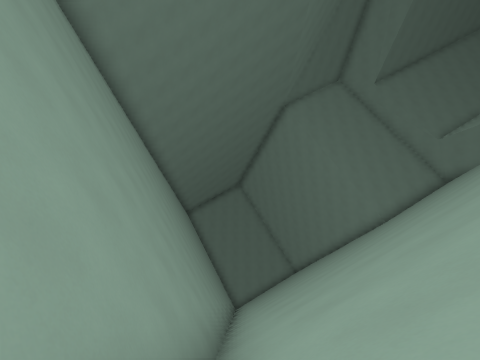
[1] (above)

22 first-person views from a walk through a Godot game level. The camera is 1.2 m above the floor, tilts 4° down and sees 90° across. The floor is counted in squares, 2 m on a side. Each view is taken from the middle of a square. On the plan, view 1 faces up. The plan holds only what a view shows up to about 9 squares ahead; the rest is blank. The place goes on beyond the plan.

[2]
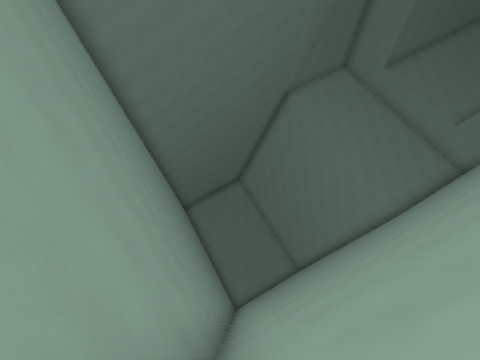

[3]
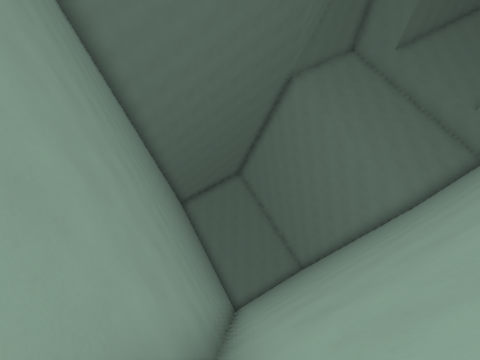

[4]
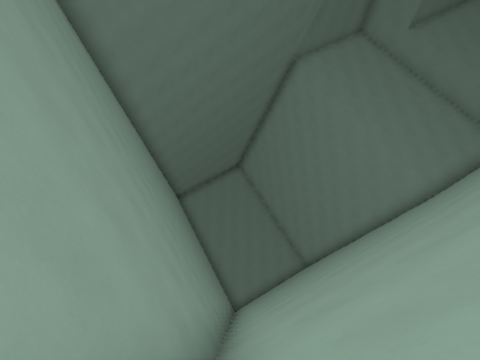

[5]
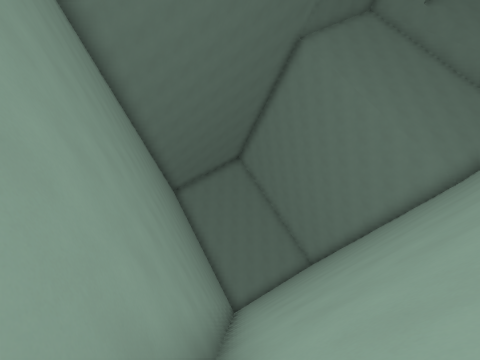

[6]
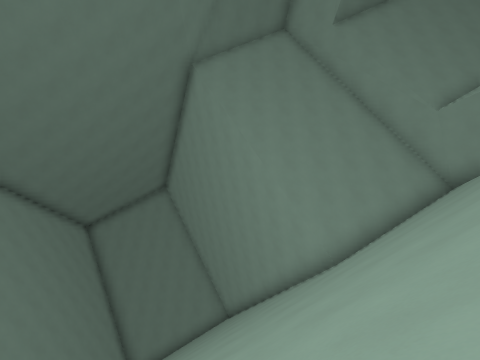

[7]
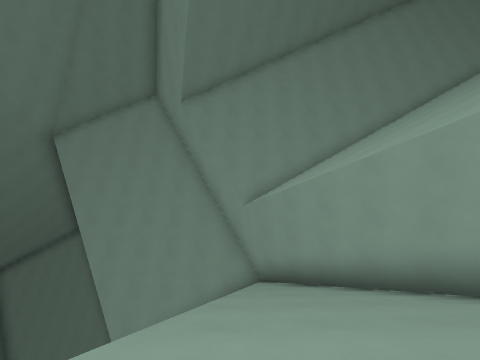

[8]
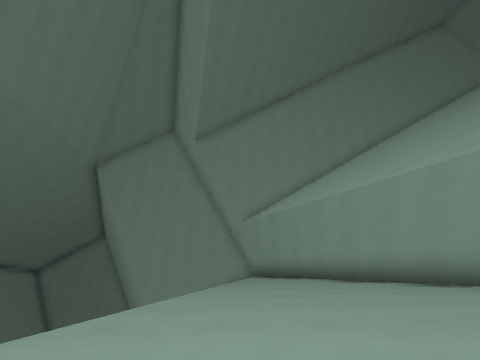

[9]
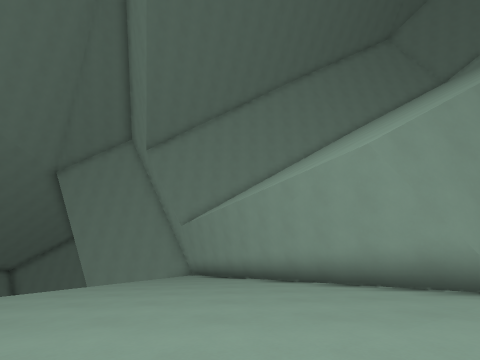

[10]
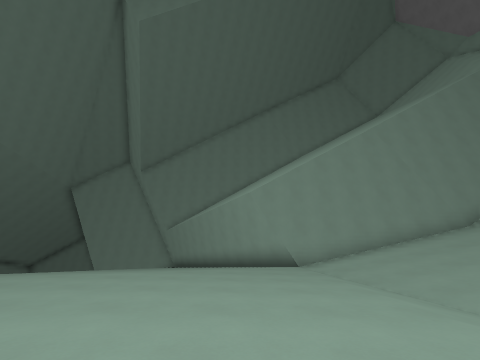

[11]
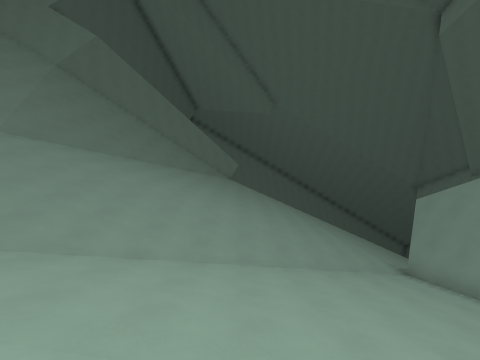

[12]
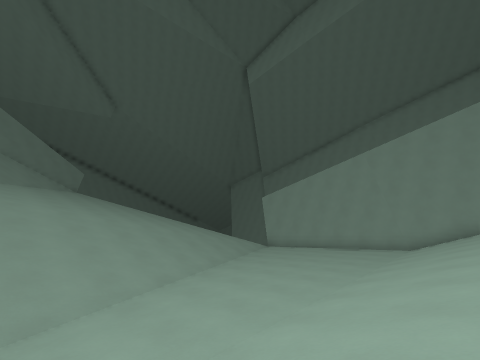

[13]
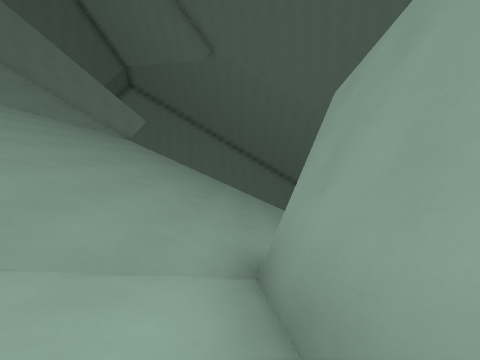

[14]
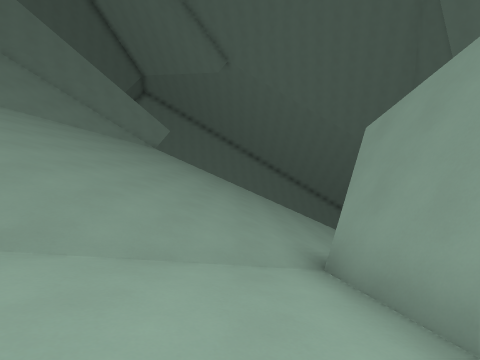

[15]
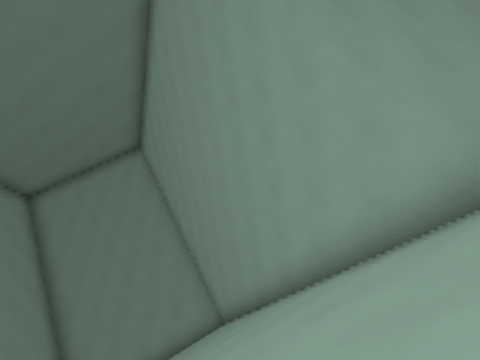

[16]
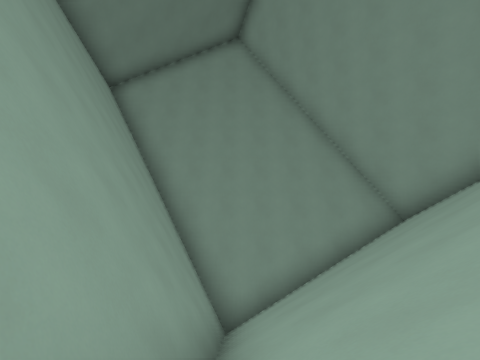

[17]
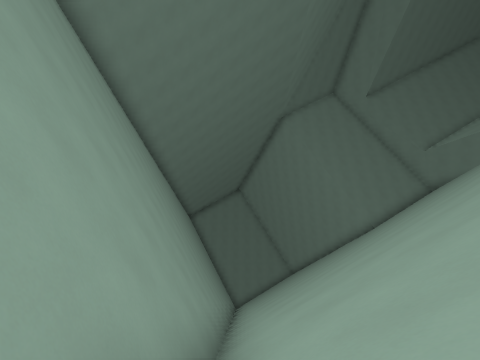

[18]
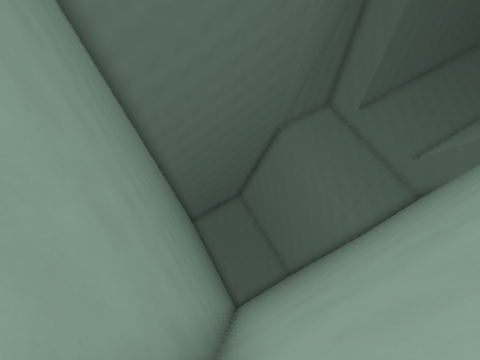

[19]
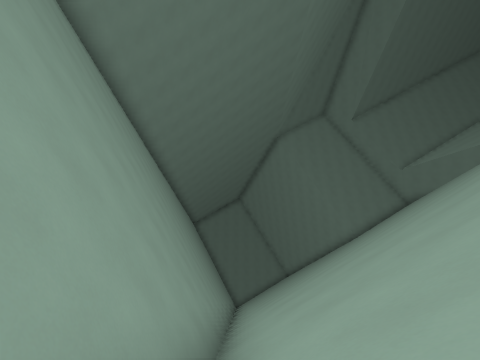

[20]
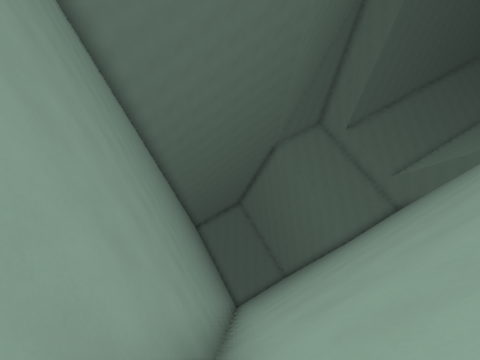

[21]
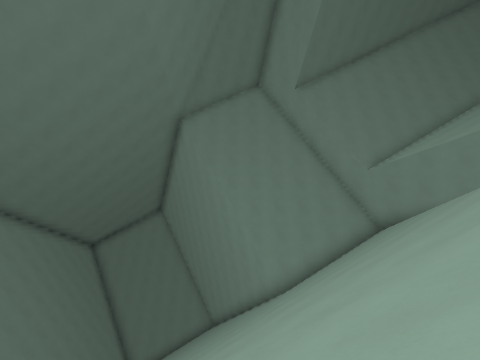

[22]
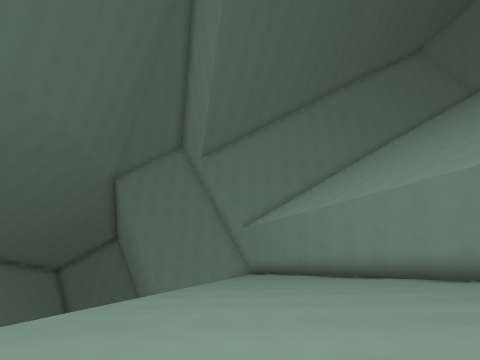

### Floor plan
Key: @ floor where view 1 was taken; # wall or solid block; / step, stairs or slope.
Columns run from 1 left of view 1 to 25 right of it. Each row starts with its distance up from view 1.
 19     ###
 18 #####/#
 17 #/////##
 16 #//////#
 15 #//////##
 14 #///////#  ###
 13 #///////####/##
 12 #/////////////##
 11 #//////////////#
 10 #//////////////##
  9 #///////////////##
  8 #////////////////##
  7 #/////////////////#      ##
  6 #/////////////////########/
  5 #//////////////////////////
  4 #//////////////////////////
  3 #//////// /////////////////
  2 #///////  /////////////////
  1 #//////     ///////////////
  0 #@////      ///////////////
 -1 #////       ///////////////
 -2 #///        ///////////////
 -3 #//         ///////////////
 -4  /          ///////////// /
 -5                  /////
 -6                  ////
 -7                  ///
 -8                  //

Where each view was taken, in squares from view 1:
view 1: 0 up, 0 right, facing up
view 2: 1 up, 0 right, facing up
view 3: 2 up, 0 right, facing up
view 4: 3 up, 0 right, facing up
view 5: 4 up, 0 right, facing up
view 6: 6 up, 5 right, facing up
view 7: 6 up, 11 right, facing up
view 8: 3 up, 11 right, facing up
view 9: 2 up, 14 right, facing up
view 10: 2 down, 16 right, facing up
view 11: 0 up, 25 right, facing left
view 12: 4 down, 25 right, facing up-left
view 13: 5 up, 20 right, facing left
view 14: 4 up, 21 right, facing left
view 15: 10 up, 5 right, facing up
view 16: 12 up, 0 right, facing up
view 17: 1 down, 0 right, facing up
view 18: 2 down, 0 right, facing up
view 19: 3 down, 0 right, facing up
view 20: 4 down, 0 right, facing up
view 21: 4 up, 6 right, facing up
view 22: 1 up, 11 right, facing up
